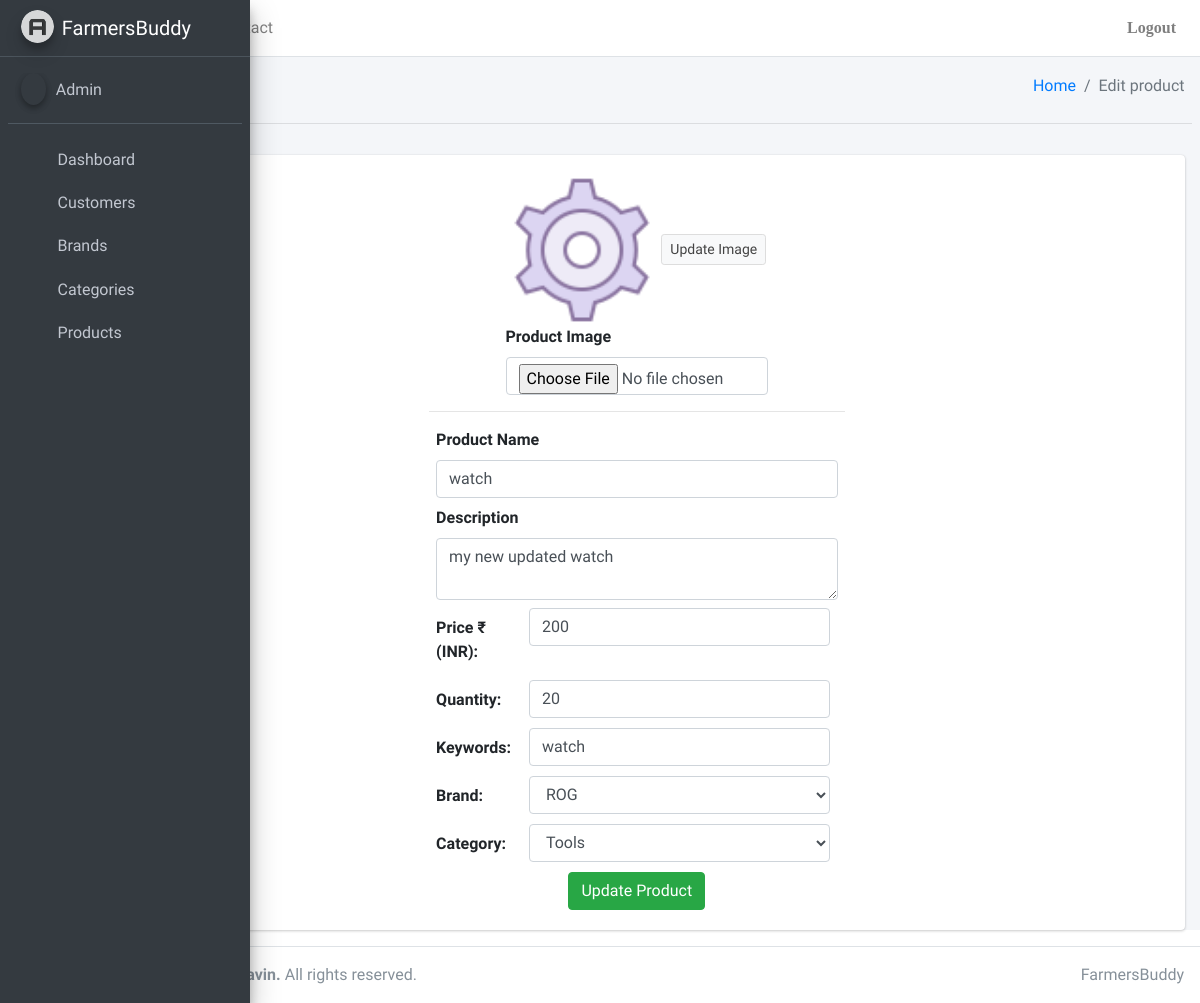
The page /FarmersBuddy/admin/editproduct?pid=3 on the database its author committed.
### FarmersBuddy/models.py (models this page shows, shortened)
class Product(models.Model):
    id = models.AutoField(primary_key=True)
    Name = models.CharField(max_length=50)
    Desc = models.TextField()
    Image = models.ImageField(upload_to='FarmersBuddy/products/')
    Price = models.PositiveBigIntegerField()
    Quantity = models.PositiveIntegerField()
    Keywords = models.TextField(max_length=50)
    ProductCat = models.ForeignKey(Category, on_delete=models.CASCADE)
    ProductBrand = models.ForeignKey(Brand, on_delete=models.CASCADE)
    Status = models.CharField(max_length=1, default="1")

### FarmersBuddy/views.py (the view, shortened to what this page needs)
# urls.py: path('admin/editproduct', views.editproduct, name='editproduct'),
@never_cache
def editproduct(request):
    pid = request.GET.get("pid", "")
    data = Product.objects.get(id=pid)
    categories = Category.objects.filter(Status=1)
    brands = Brand.objects.filter(Status=1)
    params = {
        "data": data,
        "categories": categories,
        "brands": brands
    }
    return render(request, "FarmersBuddy/Admin/editproduct.html", params)

### templates/FarmersBuddy/Admin/editproduct.html (shortened to what this page needs)
{% extends './base.html' %} {% block title %}Dashboard{% endblock %}
{% block body %}
{% load static%}
<div class="content-wrapper">
  <div class="content-header">
    <div class="container-fluid">
      <div class="row mb-2">
        <div class="col-sm-6">
          <h1 class="m-0">Edit Product</h1>
        </div>
        <div class="col-sm-6">
          <ol class="breadcrumb float-sm-right">
            <li class="breadcrumb-item"><a href="#">Home</a></li>
            <li class="breadcrumb-item active">Edit product</li>
          </ol>
        </div>
      </div>
    </div>
    <hr />
  </div>
  <div class="content">
    <div class="container-fluid">
      <div class="card">
        <div class="card-body col-md-5 mx-auto">
          <form method="post"  enctype="multipart/form-data"> {% csrf_token %}
            <div class="col-md-8 mx-auto">
              <div class="text-center">
              <img class="img-fluid" height="150" width="150" id="pp" src="{{data.Image.url}}" >
              <button type="submit" name="UpdateProductImage" class="btn btn-sm btn-default">Update Image</button>
            </div>
              <label for="imgproduct">Product Image</label>
              <input type="file" name="imgproduct" id="imgproduct" class="form-control" required
               accept=".JPG,.jpg,.JPEG,.jpeg,.PNG,.png,.GIF,.gif" />
            </div>
          </form>
            <hr>
            <form method="post" >{% csrf_token %}
            <div class="col mt-2">
            <label for="txtname">Product Name</label>
            <input type="text" name="txtname" id="txtname" class="form-control" value="{{data.Name}}" placeholder="Enter Product Name" maxlength="50" required />
          </div>
          <div class="col mt-2">
            <label for="txtdesc">Description</label>
            <textarea name="txtdesc" id="txtdesc" placeholder="Enter product description" maxlength="500" class="form-control" required>{{data.Desc}}</textarea>
          </div>
          <div class="col mt-2 row">
            <label class="col-md-3 mt-2" for="txtprice">Price ₹ (INR): </label>
            <input type="number" name="txtprice" id="txtprice" value="{{data.Price}}" class="form-control col" min="1"  placeholder="Enter price per product" required />
          </div>
          <div class="col mt-2 row">
            <label class="col-md-3 mt-2" for="txtqty">Quantity: </label>
            <input type="number" name="txtqty" id="txtqty" class="form-control col" value="{{data.Quantity}}" max="10000" min="1" placeholder="Enter product quantity" required />
          </div>
          <div class="col mt-2 row">
            <label class="col-md-3 mt-2" for="txtkeywords">Keywords: </label>
            <input type="text" name="txtkeywords" id="txtkeywords" value="{{data.Keywords}}" class="form-control col" maxlength="50" placeholder="Enter Keywords for search" required />
          </div>
          <div class="col mt-2 row">
            <label class="col-md-3 mt-2" for="selectbrand">Brand: </label>
            <select name="selectbrand" id="selectbrand" required class="form-control col">
              {% for brand in brands %}
              {% if brand.BrandName == data.ProductBrand.BrandName %}
              <option selected value="{{ brand.id }}">{{ brand.BrandName }}</option>
              {% else %}
              <option value="{{ brand.id }}">{{ brand.BrandName }}</option>
              {% endif %}
              {% endfor %}
            </select>
          </div>
          <div class="col mt-2 row">
            <label class="col-md-3 mt-2" for="selectcategory">Category: </label>
            <select name="selectcategory" id="selectcategory" required class="form-control col">
              {% for category in categories %}
              {% if category.CategoryName == data.ProductCat.CategoryName %}
              <option selected value="{{ category.id }}">{{ category.CategoryName }}</option>
              {% else %}
              <option value="{{ category.id }}">{{ category.CategoryName }}</option>
              {% endif %}
              {% endfor %}
            </select>
          </div>
          <div class="text-center mt-2">
            <button type="submit" name="UpdateProductDetails" class="btn btn-success">Update Product</button>
          </div>
          </form>
        </div>
      </div>
    </div>
  </div>
</div>
{% endblock %}

### rows shown on the page
Product: Image (picture), txtname "watch", txtdesc "my new updated watch", txtprice "200", txtqty "20", txtkeywords "watch"

### other values the page prints
form field selectbrand "ROG"
form field selectcategory "Tools"
